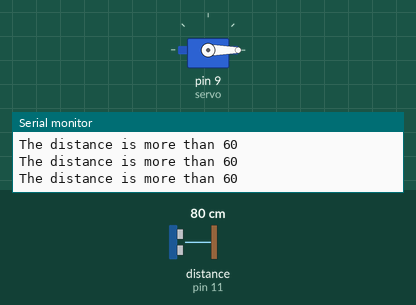
Simulated run of this sketch. Board: Arduino Uno, built with avr-gcc and run on an emulated ATmega328P. On the bench: servo, the last lines printed to the serial monitor. Wiring (inferred from the names in the program): ultrasonic range finder: trigger pin 12; echo pin 11. The inputs (shaded band) are chosen by the test bench; at power-on: distance to the obstacle (sensor on pin 11) 80 cm. The echo pulse lasts 58.3 µs per cm.

Above: at 1.3 s.
1.4 s: distance to the obstacle (sensor on pin 11) set to 12 cm
3.5 s: distance to the obstacle (sensor on pin 11) set to 9 cm
At 3.8 s:
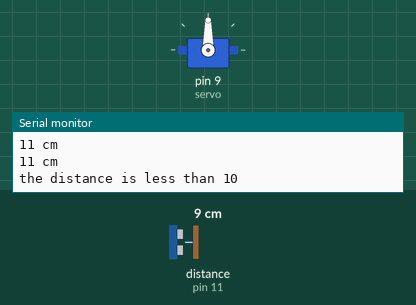
5.0 s: distance to the obstacle (sensor on pin 11) set to 18 cm
At 6.6 s:
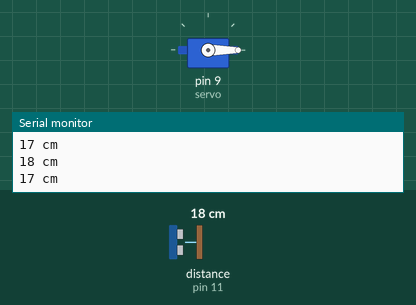
7.0 s: distance to the obstacle (sensor on pin 11) set to 2 cm
At 8.0 s:
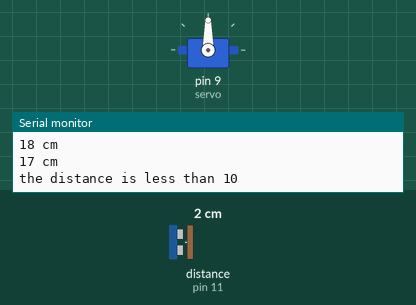
Timing chart, 0 to 9.5 s (numbered marks = the images above; inputs shaded):
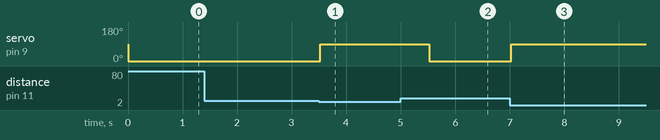

Measured:
- the behaviour switches between 11 and 10 cm on distance to the obstacle (sensor on pin 11) (found by bisection; images 0 and 1)
- after the input at 3.5 s, servo on pin 9 (servo): 0° → 90° at once
- after the input at 5.0 s, servo on pin 9 (servo): 90° → 0° after 0.53 s
- after the input at 7.0 s, servo on pin 9 (servo): 0° → 90° at once

The sketch:

servo_with_ultrasonic_sensor.ino
```cpp
#include <Servo.h>
#define trigPin 12
#define echoPin 11
Servo servo;
int sound = 250;
void setup() {
Serial.begin (9600);
pinMode(trigPin, OUTPUT);
pinMode(echoPin, INPUT);
servo.attach(9);
}
void loop() {
long duration, distance;
digitalWrite(trigPin, LOW);
delayMicroseconds(2);
digitalWrite(trigPin, HIGH);
delayMicroseconds(10);
digitalWrite(trigPin, LOW);
duration = pulseIn(echoPin, HIGH);
distance = (duration/2) / 29.1;
if (distance < 10) {
Serial.println("the distance is less than 10");
servo.write(90);
delay(1500);
}
else {
servo.write(0);
}
if (distance > 60 || distance <= 0){
Serial.println("The distance is more than 60");
}
else {
Serial.print(distance);
Serial.println(" cm");
}
delay(500);
}
```
